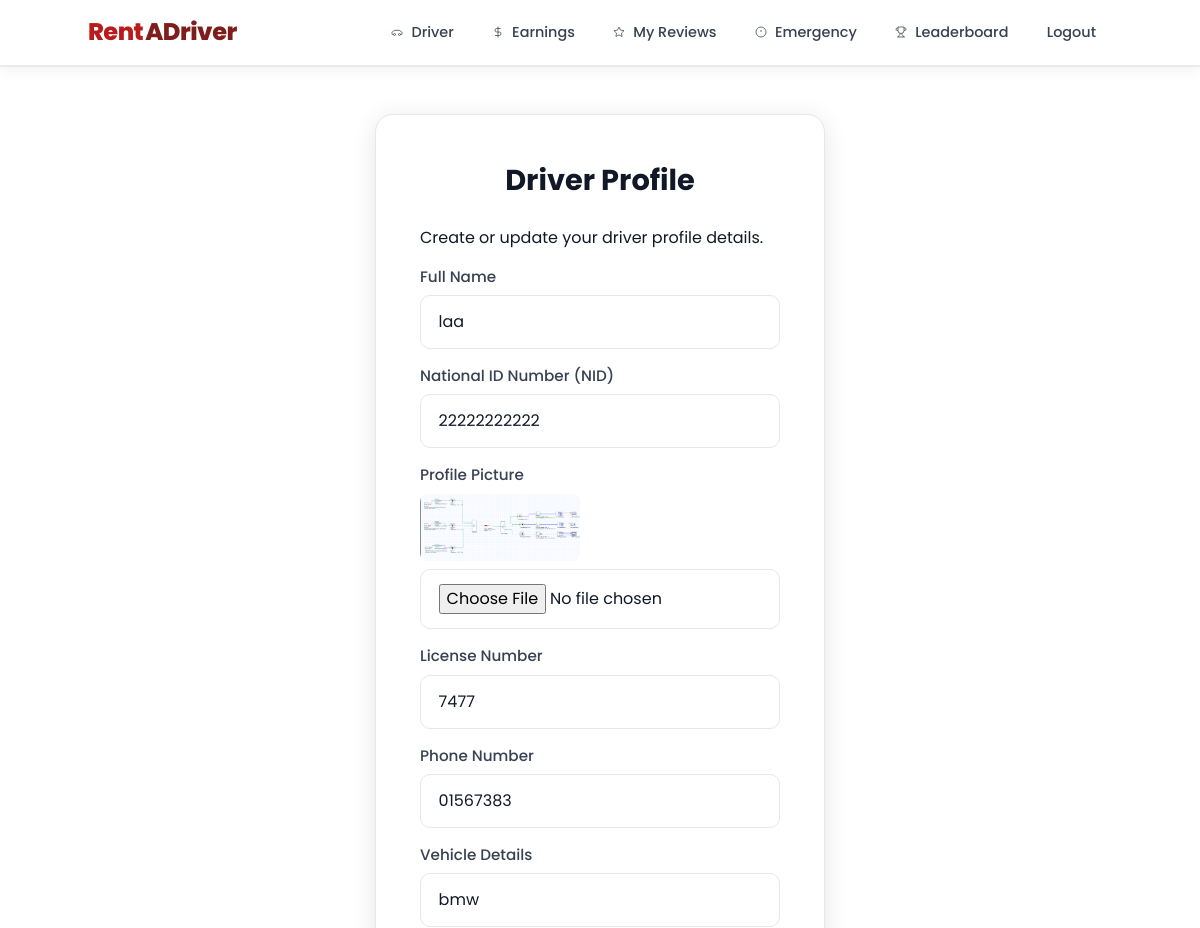
/driver/profile/ (signed in, upper part), run on an earlier commit of the app's database.
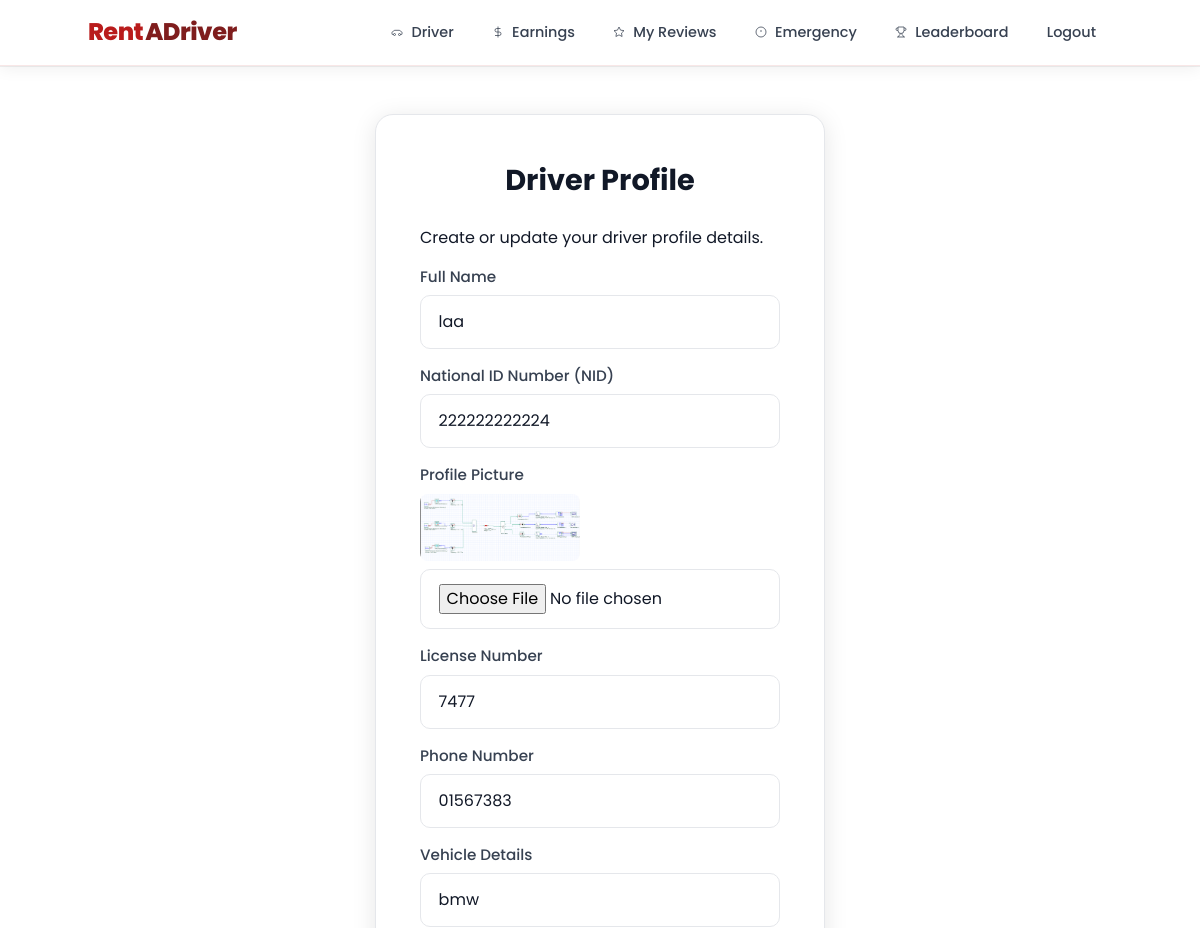
And on a later commit of the database.
### core/models.py (models this page shows, shortened)
class DriverProfile(models.Model):
    user = models.OneToOneField(Account, on_delete=models.CASCADE)
    full_name = models.CharField(max_length=100, null=True, blank=True)
    license_number = models.CharField(max_length=50)
    phone_number = models.CharField(max_length=20, null=True, blank=True)
    vehicle_details = models.CharField(max_length=100, default="Unknown")
    address = models.CharField(max_length=200, null=True, blank=True)
    nid_number = models.CharField(max_length=50, null=True, blank=True)
    profile_picture = models.ImageField(upload_to="profiles/", null=True, blank=True)
    current_lat = models.FloatField(null=True, blank=True)
    current_lng = models.FloatField(null=True, blank=True)

### core/views.py (the view, shortened to what this page needs)
# urls.py: path("driver/profile/", views.driver_profile_view, name="driver_profile"),
@login_required
def driver_profile_view(request):
    if request.user.role != "driver":
        return HttpResponseForbidden("Only drivers can create a profile")
    try:
        profile = DriverProfile.objects.get(user=request.user)
    except DriverProfile.DoesNotExist:
        profile = None
    return render(request, "driver_profile.html", {"profile": profile})

### core/templates/driver_profile.html (shortened to what this page needs)
{% extends "base.html" %}
{% block content %}
<section class="form-section">
  <div class="form-container">
  <h2>Driver Profile</h2>
  <p>Create or update your driver profile details.</p>
    <form method="post" action="{% url 'driver_profile' %}" enctype="multipart/form-data">
      <label>Full Name</label>
      <input type="text" name="full_name" placeholder="Your full name" value="{% if profile %}{{ profile.full_name }}{% endif %}" />
      <label>National ID Number (NID)</label>
      <input type="text" name="nid_number" placeholder="Enter NID number" value="{% if profile %}{{ profile.nid_number }}{% endif %}" required />
      <label>Profile Picture</label>
      {% if profile and profile.profile_picture %}
        <div class="current-photo">
          <img src="{{ profile.profile_picture.url }}" alt="Current photo" style="max-width: 160px; border-radius: 8px; display:block; margin-bottom:.5rem;" />
        </div>
      {% endif %}
      <input type="file" name="profile_picture" accept="image/*" />
      <label>License Number</label>
      <input type="text" name="license" placeholder="Enter license number" value="{% if profile %}{{ profile.license_number }}{% endif %}" required />
      <label>Phone Number</label>
      <input type="text" name="phone_number"
       value="{{ profile.phone_number|default:'' }}"
       placeholder="e.g., 01XXXXXXXXX">
      <label>Vehicle Details</label>
      <input type="text" name="vehicle" placeholder="Enter vehicle details" value="{% if profile %}{{ profile.vehicle_details }}{% endif %}" required />
    </form>
  </div>
</section>
{% endblock %}

What changed in the data, as far as the page shows it:
changed DriverProfile "laa": nid_number "22222222222" → "222222222224"
